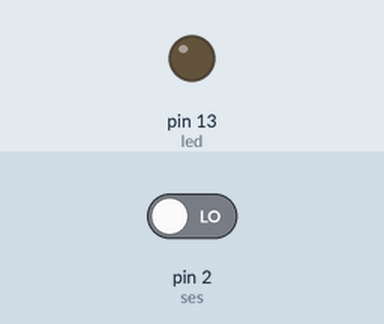
This sketch was run on a simulated Arduino Uno, built with avr-gcc and run on an emulated ATmega328P. Parts: output pins drawn as LEDs (lit = HIGH). Dashed ring = blinking. The inputs (shaded band) are chosen by the test bench; at power-on: pin 2 (ses) LOW.

Above: at 1.2 s.
1.3 s: pin 2 (ses) driven HIGH
At 1.7 s:
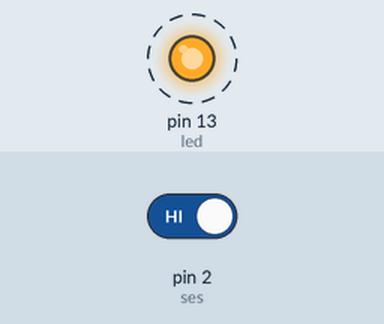
4.3 s: pin 2 (ses) driven LOW
At 5.2 s:
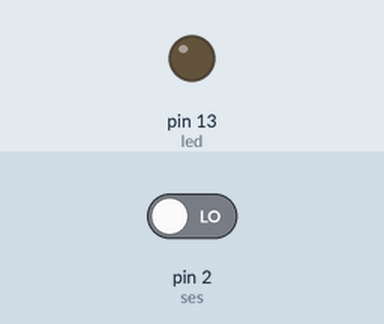
Timing chart, 0 to 7.3 s (numbered marks = the images above; inputs shaded):
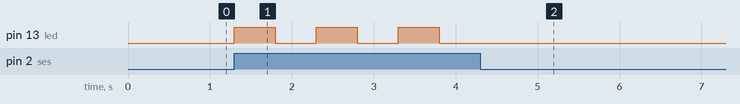

The sketch:

sesSensoru.ino
```cpp
#define ses 2
#define led 13

void setup() {
  pinMode(led,OUTPUT);
  pinMode(ses,INPUT);
}
void loop() {
  if (digitalRead(2)==HIGH){
    if (digitalRead(13)==LOW){
      digitalWrite(led,HIGH);
    }
    else{
      digitalWrite(led,LOW);
    }
    delay(500);
  }
}
```

Measured:
- after the input at 1.3 s, pin 13 (led): alternates HIGH for 0.50 s and LOW for 0.50 s, starting at once
- after the input at 4.3 s, pin 13 (led): stops changing and stays LOW
